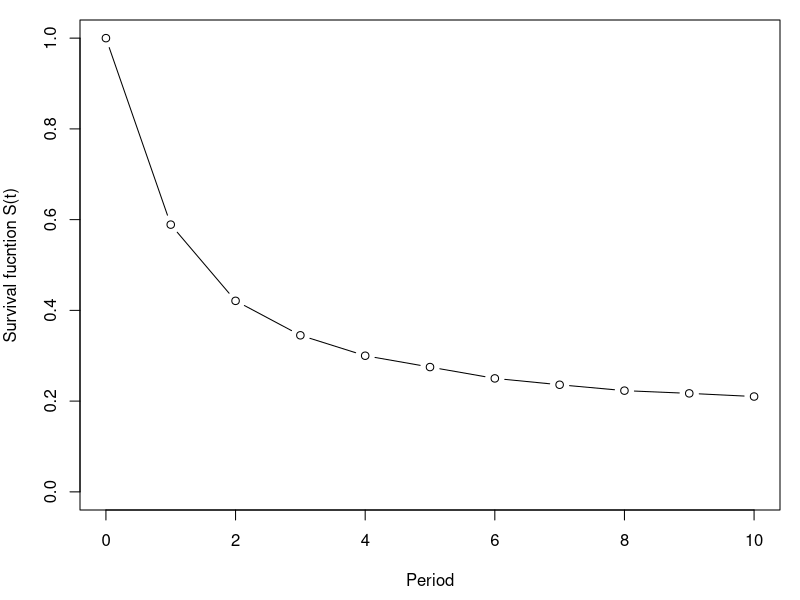
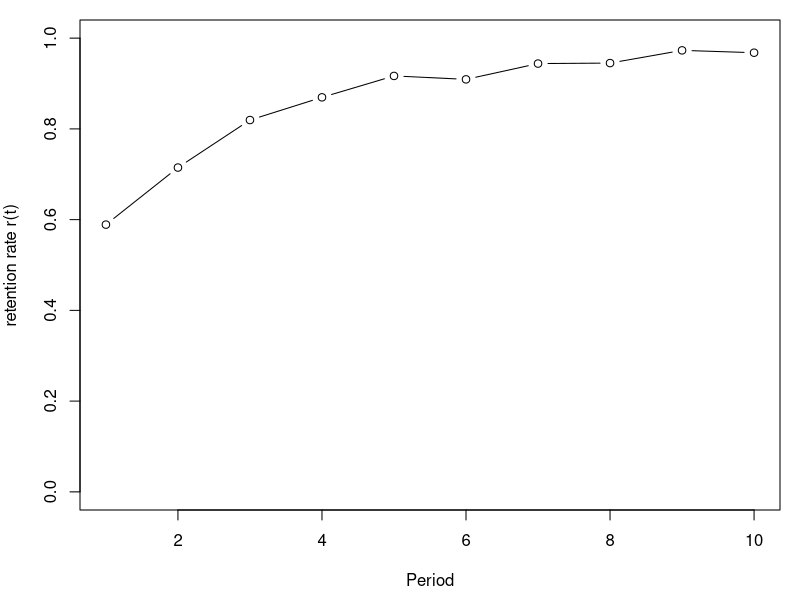
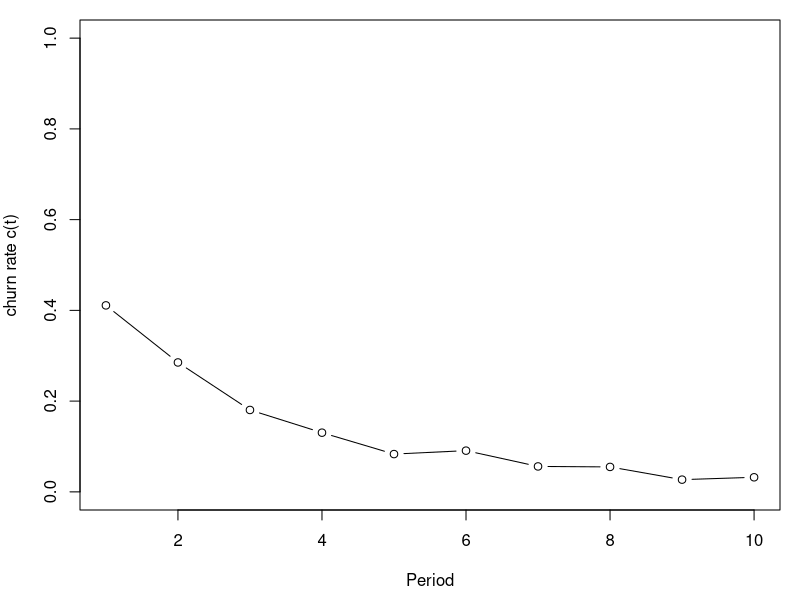
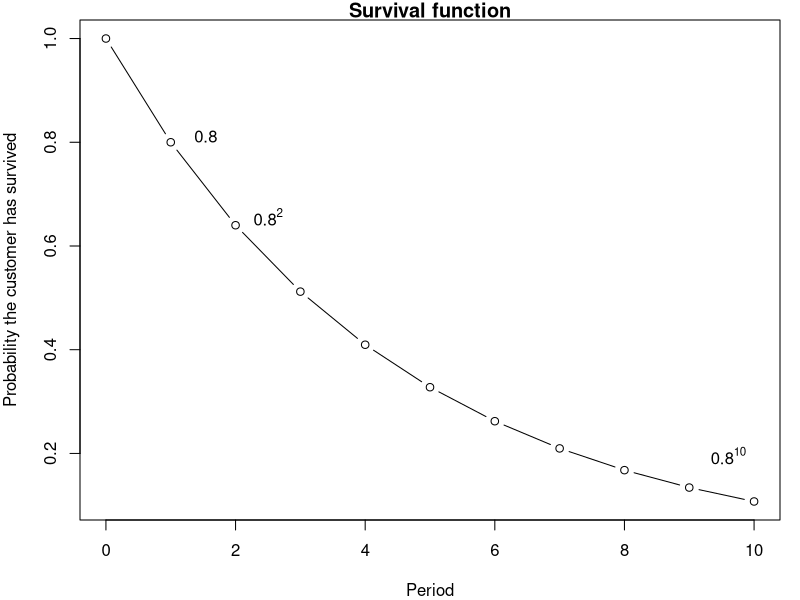
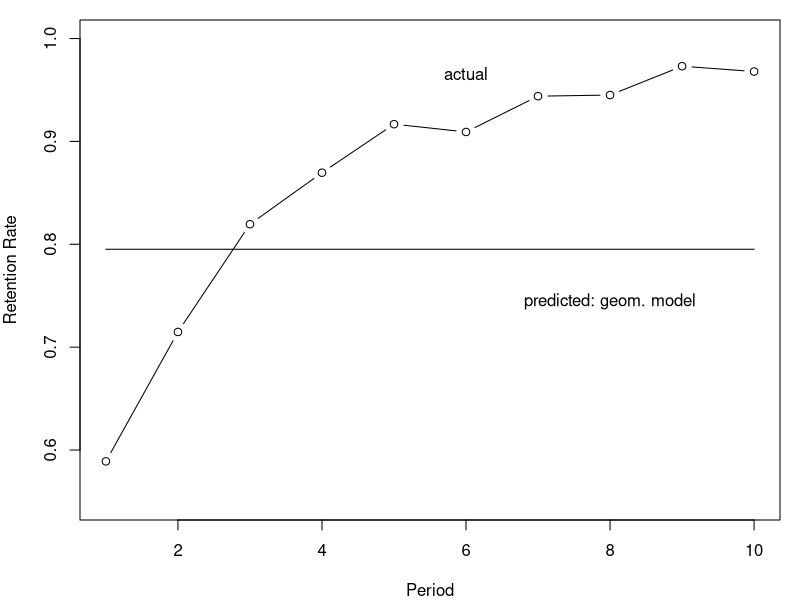
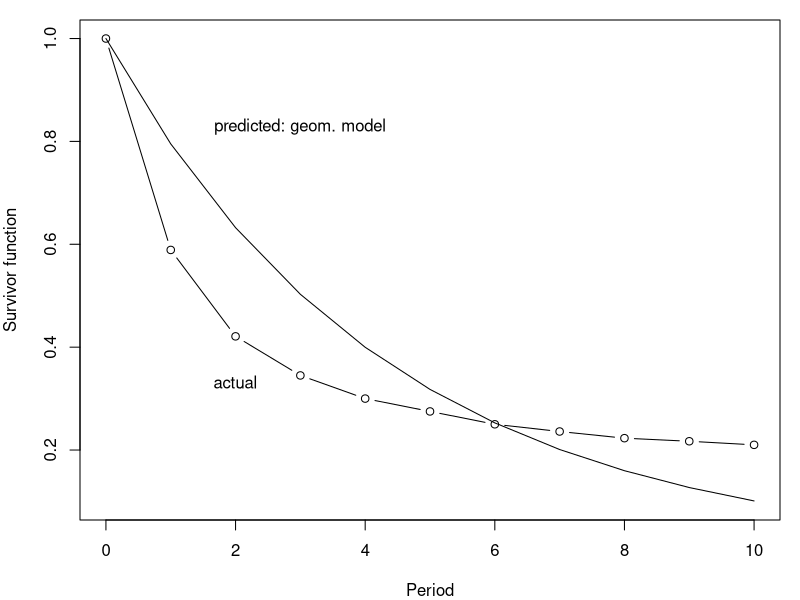
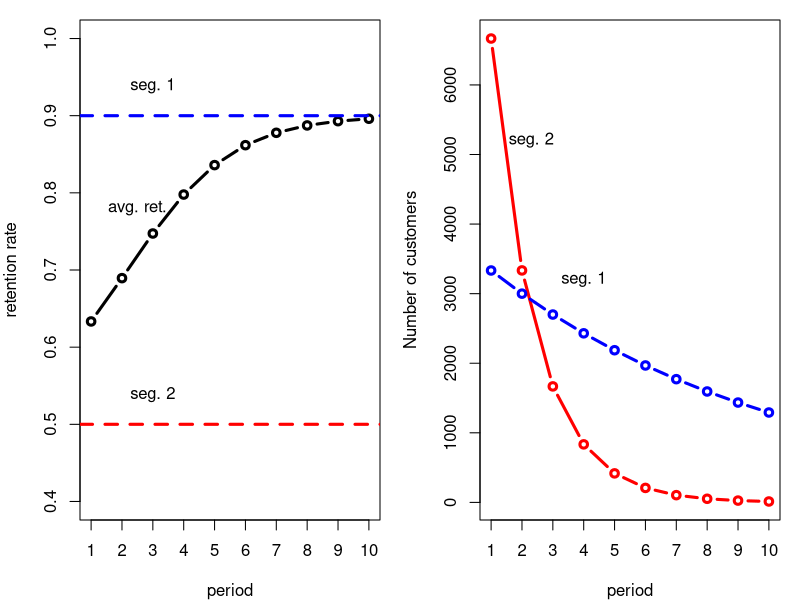
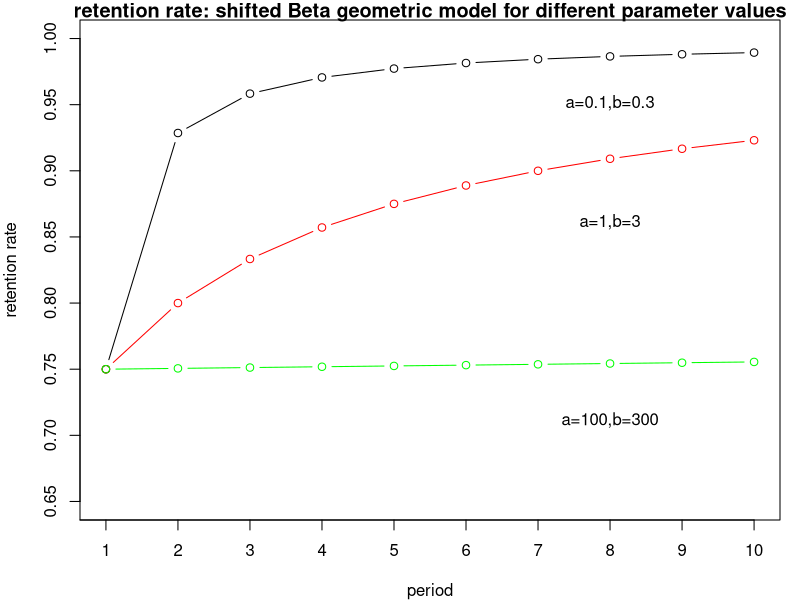

The R source for these figures, in order:
## ---- chunk 1
rm(list=ls())
options("scipen"=100, "digits"=3, width = 150)
library(knitr)

active_cust=c(12489,
7356,
5258,
4309,
3747,
3435,
3123,
2948,
2786,
2711,
2624)
data<-cbind(0:10,active_cust)
colnames(data)<-c("Period", "Active Customers")
data
## ---- chunk 2
S<-active_cust[1:11]/active_cust[1]

data<-cbind(data, S)

data
par(mai=c(.9,.8,.2,.2))

plot(0:10, S, type="b",ylab="Survival fucntion S(t)", xlab="Period",ylim=par("yaxp")[1:2]) 
## ---- chunk 3
r<-S[2:11]/S[1:10]
data<-cbind(data, c(NA,r))
colnames(data)[[4]]<-"r"
data
par(mai=c(.9,.8,.2,.2))
plot(1:10, r, type="b",ylab="retention rate r(t)", xlab="Period",ylim=par("yaxp")[1:2]) 

## ---- chunk 4
c<-1-r
data<-cbind(data, c(NA,c))
colnames(data)[[5]]<-"c"
data
par(mai=c(.9,.8,.2,.2))
plot(1:10, c, type="b",ylab="churn rate c(t)", xlab="Period",ylim=par("yaxp")[1:2]) 
## ---- chunk 5
cust=c(100, 72,53,41)
data2<-cbind(0:3,cust)
colnames(data2)<-c("Period", "Active Customers")
data2
## ---- chunk 6
p<-0.8    # retention probability (rate) 

t<-seq(0,10)  # time period starting at 0

par(mfrow=c(1,1))
par(mai=c(.8,.8,.2,.2))
plot(t, p^t, type="b",ylab="Probability the customer has survived", xlab="Period", main="Survival function")
text(1.5, .78, " 0.8", cex=1, pos=3, col="black")
text(2.5, .62, parse(text= '.8^2'), cex=1, pos=3, col="black")
text(9.6, .16, parse(text='.8^10'), cex=1, pos=3, col="black")

## ---- chunk 7
geoCLV<-function(p,m,d){
  m*(1+d)/(1+d-p)
}
p<-0.8    # retention probability (rate) 
m<-100    # margin (profit)
d<-0.1    # discount rate

geoCLV(p,m,d)
## ---- chunk 8
t<-seq(0,10)  # time period starting at 0

m*(p/(1+d))^t # the first 10 terms of CLV

sum(m*(p/(1+d))^t)  # CLV using only the first 10 terms
## ---- chunk 9
#Before renewal rlv = mp(1+d)/1+d-p
rlvB <- (m*p*(1+d))/(1+d-p)
rlvB

#After renewel rlv = (m*p)/(1+d-p)
rlvA <- (m*p)/(1+d-p)
rlvA

## ---- chunk 10

lost<- -diff(active_cust)
active<- active_cust[-1]

loop.lik<-function(params) {
p<-params[1]
ll<-0
for (i in 1:length(lost)) {
    ll<-ll+lost[i]*(log(1-p)+(i-1)*log(p))
}
ll<-ll+active[i]*i*log(p)
return(-ll)    #return the negative of the function to maximize likelihood
} 

#find parameters for p with optim
geom<-optimize(loop.lik, c(0, 1), tol = 0.0001)

p_hat<-geom$minimum
## ---- chunk 11

par(mfrow=c(1,1))
par(mai=c(.8,.8,.2,.2))
plot(1:10,rep(p_hat,10),ylab="Retention Rate",xlab="Period",main="",ylim=c(.55,1),type="l")
lines(1:10, r, type="b",ylab="retention rate r(t)", xlab="Period",ylim=par("yaxp")[1:2]) 

text(8, .73, "predicted: geom. model", cex=1, pos=3, col="black")
text(6, .95, "actual", cex=1, pos=3, col="black")

## ---- chunk 12
S_geo=p_hat^(0:10)
plot(0:10,S_geo,ylab="Survivor function",xlab="Period",main="",ylim=c(.1,1),type="l")
lines(0:10, S, type="b",ylab="retention rate r(t)", xlab="Period",ylim=par("yaxp")[1:2]) 
text(3, .8, "predicted: geom. model", cex=1, pos=3, col="black")
text(2, .3, "actual", cex=1, pos=3, col="black")
## ---- chunk 13
N<-10000
prop<-1/3
n<- data.frame(seg1=rep(NA,10), seg2=rep(NA,10))
ret<-c(.9,.5)
n$seg1[1]<-round(N*prop)
n$seg2[1]<-round((1-prop)*N)

for(k in 2:10){
  n[k,]<-round(n[k-1,]*ret)
}

avgr<-(n$seg1*ret[1]+n$seg2*ret[2])/rowSums(n)
t=seq(1,10)

par(mfrow=c(1,2))
plot(t,avgr,ylab="retention rate",xlab="period",main="",ylim=c(.4,1),type="b", xaxt="none", lwd=3)
axis(1, seq(1,10,1))
abline(h= ret[1], lty=2, lwd=3, col="blue")
abline(h= ret[2], lty=2, lwd=3, col="red")
text(2.5, .78, "avg. ret.")
text(3, .52, "seg. 2", cex=1, pos=3, col="black")
text(3, .92, "seg. 1", cex=1, pos=3, col="black")

plot(t,n$seg2, xlab="period",main="",type="b", lwd=3, xaxt="none", col="red", ylab="Number of customers")
axis(1, seq(1,10,1))
lines(t,n$seg1, lwd=3, type="b", col="blue")
text(4, 3000, "seg. 1", cex=1, pos=3, col="black")
text(2.3, 5000, "seg. 2", cex=1, pos=3, col="black")
## ---- chunk 14
beta(1,5)
## ---- chunk 15

t=seq(1,10)
r_sBG=function(a,b,t){
    (b+t-1)/(a+b+t-1)
}
par(mfrow=c(1,1))
plot(t,r_sBG(.1,.3,t),ylab="retention rate",xlab="period",main="retention rate: shifted Beta geometric model for different parameter values",ylim=c(.65,1),type="b", xaxt="none")
points(t,r_sBG(1,3,t),type="b",col="red")
points(t,r_sBG(100,300,t),type="b",col="green")
axis(1, seq(0,10,1))
text(8, .7, "a=100,b=300", cex=1, pos=3, col="black")
text(8, .85, "a=1,b=3", cex=1, pos=3, col="black")
text(8, .94, "a=0.1,b=0.3", cex=1, pos=3, col="black")
## ---- chunk 16
set.seed(19103)
N=1000  
a<-20  
b<-80
par(mfrow=c(2,2))
for (t in 1:4){
  cust<-rbeta(N, a,b)  # draw N times from a beta distribution with parameters a and b
  par(mai=c(.7,.8,.2,.2))
  g<-hist(cust,breaks = 99,xlim = c(0,1),density = 10, main=paste("churn prob. in period", t), xlab =     expression(paste("churn probability (", theta, ")")), ylab = "number of customers",)
    text(.8,.8*par("yaxp")[2], paste("N=",round(N)),cex=1,pos=3,col="black")
    abline(v=mean(cust),col = "red", lwd = 2) # draw average churn
  b<-b+1  # Bayes update churn distribution
  N<-N*(b+t-1)/(a+b+t-1) # churners leave
}
## ---- chunk 17

loop.lik<-function(params) {
a<-params[1]
b<-params[2]
ll<-0
for (i in 1:length(lost)) {
    ll<-ll+lost[i]*log(beta(a+1,b+i-1)/beta(a,b))
}
ll<-ll+active[i]*log(beta(a,b+i)/beta(a,b))
return(-ll)    #return the negative of the function to maximize likelihood
} 

#find parameters for a and b, par=c(1,1) are the starting values
sBG<-optim(par=c(1,1),loop.lik)

a<-sBG$par[1]
b<-sBG$par[2]

#calculate retention using model parameters
t<-1:length(active)
r_pred<-r_sBG(a,b,t)

# plot actual and predicted retention rate
#rep(p_hat,10)
#t
par(mfrow=c(1,1))
plot(t,r_pred,ylab="retention rate",xlab="period",type="b", xaxt="none", ylim = c(.55,1))
lines(t,rep(p_hat,10),type="b",col="red")
lines(t,r, type="b", col="blue")
axis(1, seq(0,10,1))
legend('right',legend=c("sBG", "geo", "actual"),col=c("black","red","blue"), pch=c(1,1))


S_pred<-c(1,cumprod(r_pred)) # predicted survivor function
S_geo<-p_hat^(c(0,t))

t<-seq(0,10)
par(mfrow=c(1,1))
plot(t,S_pred,ylab="retention rate",xlab="period",type="b", xaxt="none", ylim = c(0,1))
lines(t,S_geo,type="b",col="red")
lines(t,S, type="b", col="blue")
axis(1, seq(0,10,1))
legend('right',legend=c("sBG", "geo", "actual"),col=c("black","red","blue"), pch=c(1,1))


## ---- chunk 18

t<-seq(1,200) # time periods
r_pred<-r_sBG(a,b,t) # predicted retention rate
S_pred<-c(1,cumprod(r_pred)[1:199]) # predicted survivor function

dis<-1/(1+d)^(t-1) # discount factor, first term is present so no discounting

CLV_sBG<-sum(m*S_pred*dis) # the sum of margin x survivor x discount factor

CLV_sBG

geo<-geoCLV(p_hat,m,d) # use that estimate in the geometric CLV model
geo
## ---- chunk 19

tau<-4

t<-seq(1,tau+200)
r_pred<-r_sBG(a,b,t)
S_pred<-cumprod(r_pred)

S_shift<- S_pred[(tau+1):length(S_pred)]  # survival function from tau + 1 until T

dis<-1/(1+d)^(t(1:200)-1) # discount rate

RLV_sBG<-sum(m*S_shift/S_pred[tau]*dis)  # sum of margin x S(tau + t)/ S(tau) x discount

RLV_sBG
## ---- chunk 20
RLV_geo<-m*p_hat*(1+d)/(1+d-p_hat)
RLV_geo
